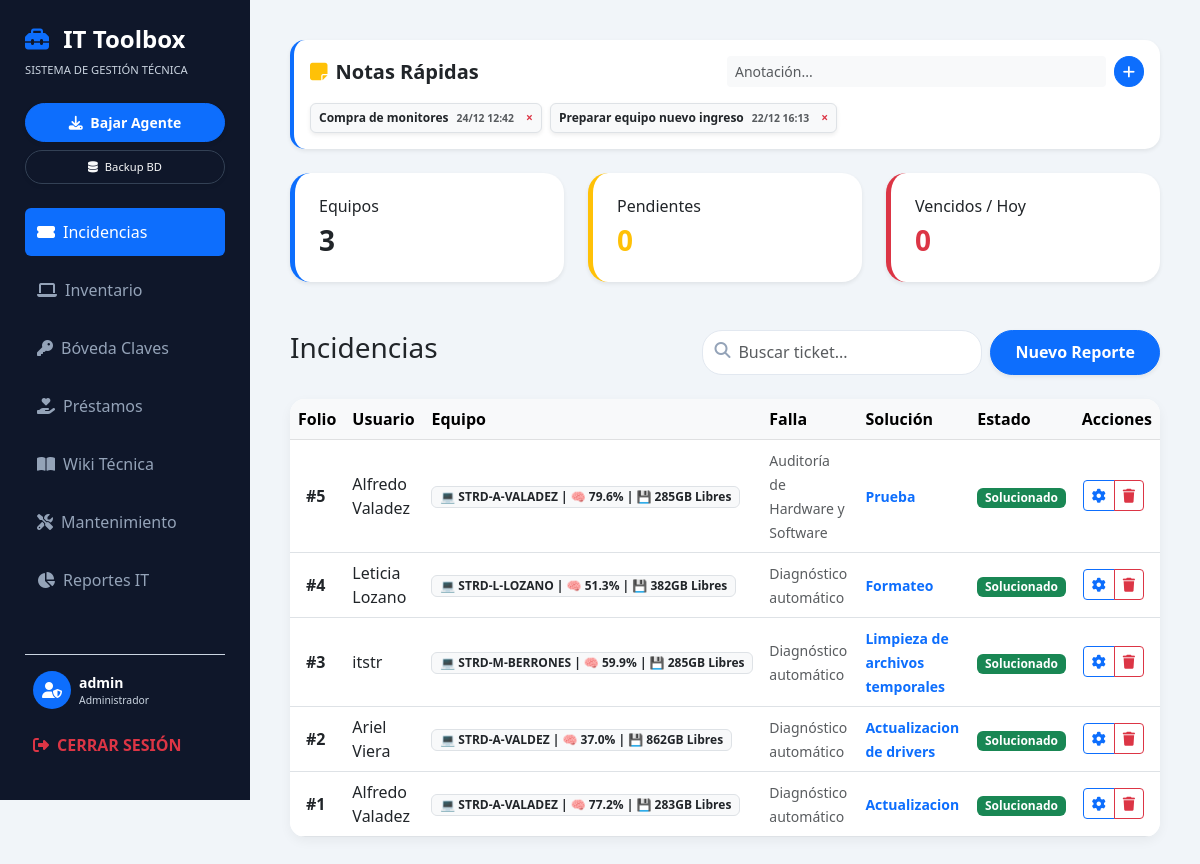
/ (signed in), run on the app's committed database.
### tables this page shows
CREATE TABLE notas 
                  (id INTEGER PRIMARY KEY AUTOINCREMENT, 
                   contenido TEXT, 
                   fecha TEXT);

CREATE TABLE incidencias (
            id INTEGER PRIMARY KEY AUTOINCREMENT,
            equipo TEXT,
            usuario TEXT,
            problema TEXT,
            solucion TEXT,
            fecha TIMESTAMP DEFAULT CURRENT_TIMESTAMP
        , comentarios TEXT DEFAULT '');

### app.py (the view)
@app.route('/')
@login_required
def dashboard():
    conn = conectar_db(); cursor = conn.cursor(); hoy = datetime.now().strftime('%Y-%m-%d')
    cursor.execute("SELECT COUNT(*) FROM inventario"); total_eq = cursor.fetchone()[0]
    cursor.execute("SELECT COUNT(*) FROM incidencias WHERE solucion = 'Pendiente'"); pend = cursor.fetchone()[0]
    cursor.execute("""SELECT COUNT(*) FROM mantenimiento WHERE proxima_fecha < ? AND proxima_fecha != '' AND proxima_fecha IS NOT NULL""", (hoy,)); venc = cursor.fetchone()[0]
    cursor.execute("SELECT * FROM incidencias ORDER BY id DESC")
    t_procesados = []
    for t in cursor.fetchall():
        info = t['equipo']
        if info and info.startswith('{'):
            try:
                d = json.loads(info); info = f"💻 {d.get('equipo')} | 🧠 {d.get('ram')} | 💾 {d.get('disco')}"
            except: pass
        t_procesados.append(dict(t, info_web=info))
    cursor.execute("SELECT * FROM inventario ORDER BY id ASC"); equipos = cursor.fetchall()
    cursor.execute("SELECT * FROM boveda ORDER BY id DESC"); claves = cursor.fetchall()
    cursor.execute("SELECT m.*, e.nombre_equipo FROM mantenimiento m JOIN inventario e ON m.equipo_id = e.id ORDER BY m.fecha_realizado DESC"); manto = cursor.fetchall()
    cursor.execute("SELECT * FROM notas ORDER BY id DESC"); notas = cursor.fetchall()
    cursor.execute("SELECT * FROM prestamos ORDER BY id DESC"); prestamos = cursor.fetchall()
    cursor.execute("SELECT * FROM wiki ORDER BY categoria ASC, titulo ASC"); wiki = cursor.fetchall()
    cursor.execute("SELECT COUNT(*) FROM incidencias WHERE solucion = 'Solucionado'"); sol = cursor.fetchone()[0]
    stats_tickets = [sol, pend]; stats_manto = [len(manto)]
    conn.close()
    return render_template('toolbox.html', resumen={'equipos': total_eq, 'pendientes': pend, 'vencidos': venc},
                           tickets=t_procesados, equipos=equipos, claves=claves, mantenimientos=manto,
                           notas=notas, prestamos=prestamos, wiki=wiki, fecha_actual=hoy,
                           stats_tickets=stats_tickets, stats_manto=stats_manto, pendientes_count=pend)

### app.py (called while the page is built)
def conectar_db():
    conn = sqlite3.connect('soporte.db', check_same_thread=False)
    conn.row_factory = sqlite3.Row
    return conn

def login_required(f):
    @wraps(f)
    def decorated_function(*args, **kwargs):
        if 'user_id' not in session: return redirect(url_for('login'))
        return f(*args, **kwargs)
    return decorated_function

### templates/toolbox.html (shortened to what this page needs)
<!DOCTYPE html>
<html lang="es">
<head>
    <link href="https://cdn.jsdelivr.net/npm/bootstrap@5.3.0/dist/css/bootstrap.min.css" rel="stylesheet">
    <link rel="stylesheet" href="https://cdnjs.cloudflare.com/ajax/libs/font-awesome/6.4.0/css/all.min.css">
</head>
<body>
<div class="sidebar">
    <h4 class="fw-bold mb-2"><i class="fas fa-toolbox text-primary me-2"></i> IT Toolbox</h4>
    <p class="small text-muted mb-4" style="font-size: 0.7rem;">SISTEMA DE GESTIÓN TÉCNICA</p>
    <a href="/descargar_agente" class="btn btn-primary btn-sm w-100 mb-2 rounded-pill fw-bold py-2 shadow-sm"><i class="fas fa-download me-1"></i> Bajar Agente</a>
    <a href="/backup_db" class="btn btn-outline-light btn-sm w-100 mb-4 rounded-pill py-2 shadow-sm" style="font-size: 0.7rem; border-color: #334155;"><i class="fas fa-database me-1"></i> Backup BD</a>
    <nav class="nav flex-column nav-pills" id="v-pills-tab" role="tablist">
        <a class="nav-link active d-flex justify-content-between align-items-center" data-bs-toggle="pill" href="#tickets">
            <span><i class="fas fa-ticket-alt me-2"></i>Incidencias</span>
        </a>
        <a class="nav-link" data-bs-toggle="pill" href="#inventario"><i class="fas fa-laptop me-2"></i>Inventario</a>
        <a class="nav-link" data-bs-toggle="pill" href="#boveda"><i class="fas fa-key me-2"></i>Bóveda Claves</a>
        <a class="nav-link" data-bs-toggle="pill" href="#prestamos"><i class="fas fa-hand-holding-heart me-2"></i>Préstamos</a>
        <a class="nav-link" data-bs-toggle="pill" href="#wiki"><i class="fas fa-book-open me-2"></i>Wiki Técnica</a>
        <a class="nav-link" data-bs-toggle="pill" href="#mantenimiento"><i class="fas fa-tools me-2"></i>Mantenimiento</a>
        <a class="nav-link" data-bs-toggle="pill" href="#reportes"><i class="fas fa-chart-pie me-2"></i>Reportes IT</a>
    </nav>
    <hr class="text-muted mt-auto">
    <div class="d-flex align-items-center mb-3 px-2">
        <div class="bg-primary rounded-circle d-flex align-items-center justify-content-center me-2" style="width: 38px; height: 38px;"><i class="fas fa-user-shield text-white"></i></div>
        <div class="overflow-hidden">
            <p class="mb-0 small fw-bold text-white text-truncate">{{ session['username'] }}</p>
            <p class="mb-0 text-muted" style="font-size: 0.65rem;">Administrador</p>
        </div>
    </div>
    <a href="/logout" class="nav-link text-danger small p-2 fw-bold text-decoration-none"><i class="fas fa-sign-out-alt me-2"></i>CERRAR SESIÓN</a>
</div>
<div class="main-content">
    <div id="notes-section">
        <div class="card card-custom p-3 border-start border-primary border-4 shadow-sm mb-4">
            <div class="d-flex justify-content-between align-items-center mb-3"><h5 class="fw-bold mb-0"><i class="fas fa-sticky-note text-warning me-2"></i>Notas Rápidas</h5><form action="/agregar_nota" method="POST" class="d-flex gap-2 w-50"><input type="text" name="contenido" class="form-control form-control-sm border-0 bg-light" placeholder="Anotación..." required><button type="submit" class="btn btn-primary btn-sm rounded-circle"><i class="fas fa-plus"></i></button></form></div>
            <div class="d-flex flex-wrap gap-2">{% for n in notas %}<div class="badge bg-light text-dark p-2 border d-flex align-items-center gap-2 shadow-sm"><span>{{ n.contenido }}</span><small class="text-muted" style="font-size: 0.65rem;">{{ n.fecha }}</small><a href="/eliminar_nota/{{ n.id }}" class="text-danger ms-1" style="text-decoration:none;">&times;</a></div>{% endfor %}</div>
        </div>
    </div>
    <div class="row mb-5" id="dashboard-summary">
        <div class="col-md-4"><div class="card card-custom p-4 card-stat shadow-sm border-start border-primary border-5"><h6>Equipos</h6><h3 class="fw-bold mb-0">{{ resumen.equipos }}</h3></div></div>
        <div class="col-md-4"><div class="card card-custom p-4 card-stat shadow-sm border-start border-warning border-5"><h6>Pendientes</h6><h3 id="stat-pendientes-dashboard" class="fw-bold mb-0 text-warning">{{ resumen.pendientes }}</h3></div></div>
        <div class="col-md-4"><div class="card card-custom p-4 card-stat shadow-sm border-start border-danger border-5"><h6>Vencidos / Hoy</h6><h3 id="stat-vencidos" class="fw-bold mb-0 text-danger">{{ resumen.vencidos }}</h3></div></div>
    </div>
    <div class="tab-content">
        <div class="tab-pane fade show active" id="tickets">
            <div class="d-flex justify-content-between align-items-center mb-4"><h3>Incidencias</h3><div class="d-flex gap-2"><div class="position-relative"><i class="fas fa-search position-absolute" style="left:12px; top:12px; color:#94a3b8;"></i><input type="text" class="form-control search-input" id="searchTickets" placeholder="Buscar ticket..."></div><button class="btn btn-primary rounded-pill px-4 shadow-sm fw-bold" data-bs-toggle="modal" data-bs-target="#modalAddTicket">Nuevo Reporte</button></div></div>
            <div class="card card-custom overflow-hidden"><table class="table align-middle m-0" id="tableTickets"><thead class="table-light"><tr><th>Folio</th><th>Usuario</th><th>Equipo</th><th>Falla</th><th>Solución</th><th>Estado</th><th class="text-end">Acciones</th></tr></thead>
                <tbody>{% for t in tickets %}<tr><td class="fw-bold ps-3">#{{ loop.revindex }}</td><td>{{ t.usuario }}</td><td><span class="badge bg-light text-dark border">{{ t.info_web }}</span></td><td><small class="text-muted">{{ t.problema }}</small></td><td><small class="text-primary fw-bold">{{ t.comentarios or '-' }}</small></td><td><span class="badge {{ 'bg-success' if t.solucion == 'Solucionado' else 'bg-warning text-dark' }}">{{ t.solucion }}</span></td><td class="text-end pe-3"><div class="btn-group"><button class="btn btn-sm btn-outline-primary" data-bs-toggle="modal" data-bs-target="#modalEdit{{t.id}}"><i class="fas fa-cog"></i></button><button class="btn btn-sm btn-outline-danger" data-bs-toggle="modal" data-bs-target="#modalDel{{t.id}}"><i class="fas fa-trash"></i></button></div></td></tr>{% endfor %}</tbody>
            </table></div>
        </div>
    </div>
</div>
</body>
</html>

### templates/toolbox.html (style rules this page uses)
:root { --it-side: #0f172a; --it-active: #2563eb; }
body { background-color: #f1f5f9; font-family: 'Segoe UI', sans-serif; overflow-x: hidden; }
.sidebar { background: var(--it-side); color: white; min-height: 100vh; position: fixed; width: 250px; padding: 25px; z-index: 1000; display: flex; flex-direction: column; }
.main-content { margin-left: 250px; padding: 40px; width: calc(100% - 250px); }
.nav-link { color: #94a3b8; margin-bottom: 10px; border-radius: 8px; padding: 12px; transition: 0.3s; text-decoration: none; display: block; border: none; width: 100%; text-align: left; }
.nav-link:hover, .nav-link.active { background: var(--it-active); color: white !important; }
.sidebar p.text-muted, .sidebar .text-muted, .sidebar small { color: #cbd5e1 !important; opacity: 1 !important; }
.card-custom { border: none; border-radius: 15px; box-shadow: 0 4px 12px rgba(0,0,0,0.05); background: white; }
.card-stat { border: none; border-radius: 20px; transition: 0.3s; background: white; }
.search-input { border-radius: 20px; border: 1px solid #e2e8f0; padding-left: 35px; background: white; height: 45px; }

### data on the page
notas: contenido "Compra de monitores", fecha "24/12 12:42"
notas: contenido "Preparar equipo nuevo ingreso", fecha "22/12 16:13"
incidencias: usuario "Alfredo Valadez", info_web "💻 STRD-A-VALADEZ | 🧠 79.6% | 💾 285GB Libres", problema "Auditoría de Hardware y Software", comentarios "Prueba", solucion "Solucionado"
incidencias: usuario "Leticia Lozano", info_web "💻 STRD-L-LOZANO | 🧠 51.3% | 💾 382GB Libres", problema "Diagnóstico automático", comentarios "Formateo", solucion "Solucionado"
incidencias: usuario "itstr", info_web "💻 STRD-M-BERRONES | 🧠 59.9% | 💾 285GB Libres", problema "Diagnóstico automático", comentarios "Limpieza de archivos temporales", solucion "Solucionado"
incidencias: usuario "Ariel Viera", info_web "💻 STRD-A-VALDEZ | 🧠 37.0% | 💾 862GB Libres", problema "Diagnóstico automático", comentarios "Actualizacion de drivers", solucion "Solucionado"
incidencias: usuario "Alfredo Valadez", info_web "💻 STRD-A-VALADEZ | 🧠 77.2% | 💾 283GB Libres", problema "Diagnóstico automático", comentarios "Actualizacion", solucion "Solucionado"

### other printed values
{{ session['username'] }} "admin"
{{ resumen.equipos }} "3"
{{ resumen.pendientes }} "0"
{{ resumen.vencidos }} "0"
